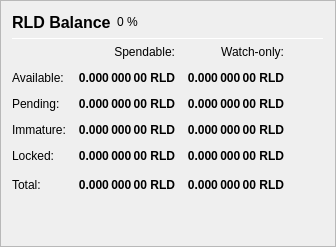
                   <widget class="QFrame" name="frame_Balances">
                    <property name="frameShape">
                     <enum>QFrame::StyledPanel</enum>
                    </property>
                    <property name="frameShadow">
                     <enum>QFrame::Raised</enum>
                    </property>
                    <layout class="QVBoxLayout" name="verticalLayout_4">
                     <item>
                      <layout class="QHBoxLayout" name="horizontalLayout_4">
                       <item>
                        <widget class="QLabel" name="label_5">
                         <property name="minimumSize">
                          <size>
                           <width>0</width>
                           <height>20</height>
                          </size>
                         </property>
                         <property name="font">
                          <font>
                           <pointsize>12</pointsize>
                           <weight>75</weight>
                           <bold>true</bold>
                          </font>
                         </property>
                         <property name="text">
                          <string>RLD Balance</string>
                         </property>
                        </widget>
                       </item>
                       <item>
                        <widget class="QLabel" name="labelRLDPercent">
                         <property name="text">
                          <string notr="true">0 %</string>
                         </property>
                        </widget>
                       </item>
                       <item>
                        <spacer name="horizontalSpacer_3">
                         <property name="orientation">
                          <enum>Qt::Horizontal</enum>
                         </property>
                         <property name="sizeHint" stdset="0">
                          <size>
                           <width>40</width>
                           <height>20</height>
                          </size>
                         </property>
                        </spacer>
                       </item>
                      </layout>
                     </item>
                     <item>
                      <widget class="Line" name="line_Balance">
                       <property name="minimumSize">
                        <size>
                         <width>0</width>
                         <height>1</height>
                        </size>
                       </property>
                       <property name="maximumSize">
                        <size>
                         <width>16777215</width>
                         <height>1</height>
                        </size>
                       </property>
                       <property name="orientation">
                        <enum>Qt::Horizontal</enum>
                       </property>
                      </widget>
                     </item>
                     <item>
                      <layout class="QGridLayout" name="gridLayout">
                       <property name="spacing">
                        <number>12</number>
                       </property>
                       <item row="0" column="1">
                        <widget class="QLabel" name="labelSpendable">
                         <property name="text">
                          <string>Spendable:</string>
                         </property>
                         <property name="alignment">
                          <set>Qt::AlignRight|Qt::AlignTrailing|Qt::AlignVCenter</set>
                         </property>
                        </widget>
                       </item>
                       <item row="0" column="2">
                        <widget class="QLabel" name="labelWatchonly">
                         <property name="text">
                          <string>Watch-only:</string>
                         </property>
                         <property name="alignment">
                          <set>Qt::AlignRight|Qt::AlignTrailing|Qt::AlignVCenter</set>
                         </property>
                        </widget>
                       </item>
                       <item row="1" column="0">
                        <widget class="QLabel" name="labelBalanceText">
                         <property name="text">
                          <string>Available:</string>
                         </property>
                        </widget>
                       </item>
                       <item row="1" column="1">
                        <widget class="QLabel" name="labelBalance">
                         <property name="font">
                          <font>
                           <weight>75</weight>
                           <bold>true</bold>
                          </font>
                         </property>
                         <property name="cursor">
                          <cursorShape>IBeamCursor</cursorShape>
                         </property>
                         <property name="toolTip">
                          <string>Your current spendable balance</string>
                         </property>
                         <property name="text">
                          <string notr="true">0.000 000 00 RLD</string>
                         </property>
                         <property name="alignment">
                          <set>Qt::AlignRight|Qt::AlignTrailing|Qt::AlignVCenter</set>
                         </property>
                         <property name="textInteractionFlags">
                          <set>Qt::LinksAccessibleByMouse|Qt::TextSelectableByKeyboard|Qt::TextSelectableByMouse</set>
                         </property>
                        </widget>
                       </item>
                       <item row="1" column="2">
                        <widget class="QLabel" name="labelWatchAvailable">
                         <property name="font">
                          <font>
                           <weight>75</weight>
                           <bold>true</bold>
                          </font>
                         </property>
                         <property name="cursor">
                          <cursorShape>IBeamCursor</cursorShape>
                         </property>
                         <property name="toolTip">
                          <string>Your current balance in watch-only addresses</string>
                         </property>
                         <property name="text">
                          <string notr="true">0.000 000 00 RLD</string>
                         </property>
                         <property name="alignment">
                          <set>Qt::AlignRight|Qt::AlignTrailing|Qt::AlignVCenter</set>
                         </property>
                         <property name="textInteractionFlags">
                          <set>Qt::LinksAccessibleByMouse|Qt::TextSelectableByKeyboard|Qt::TextSelectableByMouse</set>
                         </property>
                        </widget>
                       </item>
                       <item row="2" column="0">
                        <widget class="QLabel" name="labelPendingText">
                         <property name="text">
                          <string>Pending:</string>
                         </property>
                        </widget>
                       </item>
                       <item row="2" column="1">
                        <widget class="QLabel" name="labelUnconfirmed">
                         <property name="font">
                          <font>
                           <weight>75</weight>
                           <bold>true</bold>
                          </font>
                         </property>
                         <property name="cursor">
                          <cursorShape>IBeamCursor</cursorShape>
                         </property>
                         <property name="toolTip">
                          <string>Total of transactions that have yet to be confirmed, and do not yet count toward the spendable balance</string>
                         </property>
                         <property name="text">
                          <string notr="true">0.000 000 00 RLD</string>
                         </property>
                         <property name="alignment">
                          <set>Qt::AlignRight|Qt::AlignTrailing|Qt::AlignVCenter</set>
                         </property>
                         <property name="textInteractionFlags">
                          <set>Qt::LinksAccessibleByMouse|Qt::TextSelectableByKeyboard|Qt::TextSelectableByMouse</set>
                         </property>
                        </widget>
                       </item>
                       <item row="2" column="2">
                        <widget class="QLabel" name="labelWatchPending">
                         <property name="font">
                          <font>
                           <weight>75</weight>
                           <bold>true</bold>
                          </font>
                         </property>
                         <property name="cursor">
                          <cursorShape>IBeamCursor</cursorShape>
                         </property>
                         <property name="toolTip">
                          <string>Unconfirmed transactions to watch-only addresses</string>
                         </property>
                         <property name="text">
                          <string notr="true">0.000 000 00 RLD</string>
                         </property>
                         <property name="alignment">
                          <set>Qt::AlignRight|Qt::AlignTrailing|Qt::AlignVCenter</set>
                         </property>
                         <property name="textInteractionFlags">
                          <set>Qt::LinksAccessibleByMouse|Qt::TextSelectableByKeyboard|Qt::TextSelectableByMouse</set>
                         </property>
                        </widget>
                       </item>
                       <item row="3" column="0">
                        <widget class="QLabel" name="labelImmatureText">
                         <property name="text">
                          <string>Immature:</string>
                         </property>
                        </widget>
                       </item>
                       <item row="3" column="1">
                        <widget class="QLabel" name="labelImmature">
                         <property name="font">
                          <font>
                           <weight>75</weight>
                           <bold>true</bold>
                          </font>
                         </property>
                         <property name="cursor">
                          <cursorShape>IBeamCursor</cursorShape>
                         </property>
                         <property name="toolTip">
                          <string>Staked or masternode rewards that has not yet matured</string>
                         </property>
                         <property name="text">
                          <string notr="true">0.000 000 00 RLD</string>
                         </property>
                         <property name="alignment">
                          <set>Qt::AlignRight|Qt::AlignTrailing|Qt::AlignVCenter</set>
                         </property>
                         <property name="textInteractionFlags">
                          <set>Qt::LinksAccessibleByMouse|Qt::TextSelectableByKeyboard|Qt::TextSelectableByMouse</set>
                         </property>
                        </widget>
                       </item>
                       <item row="3" column="2">
                        <widget class="QLabel" name="labelWatchImmature">
                         <property name="font">
                          <font>
                           <weight>75</weight>
                           <bold>true</bold>
                          </font>
                         </property>
                         <property name="cursor">
                          <cursorShape>IBeamCursor</cursorShape>
                         </property>
                         <property name="toolTip">
                          <string>Staked or masternode rewards in watch-only addresses that has not yet matured</string>
                         </property>
                         <property name="text">
                          <string notr="true">0.000 000 00 RLD</string>
                         </property>
                         <property name="alignment">
                          <set>Qt::AlignRight|Qt::AlignTrailing|Qt::AlignVCenter</set>
                         </property>
                         <property name="textInteractionFlags">
                          <set>Qt::LinksAccessibleByMouse|Qt::TextSelectableByKeyboard|Qt::TextSelectableByMouse</set>
                         </property>
                        </widget>
                       </item>
                       <item row="4" column="0">
                        <widget class="QLabel" name="labelLockedBalanceText">
                         <property name="toolTip">
                          <string>Locked RLD or Masternode collaterals. These are excluded from zRLD minting.</string>
                         </property>
                         <property name="text">
                          <string>Locked:</string>
                         </property>
                        </widget>
                       </item>
                       <item row="4" column="1">
                        <widget class="QLabel" name="labelLockedBalance">
                         <property name="font">
                          <font>
                           <weight>75</weight>
                           <bold>true</bold>
                          </font>
                         </property>
                         <property name="cursor">
                          <cursorShape>IBeamCursor</cursorShape>
                         </property>
                         <property name="toolTip">
                          <string>Locked RLD or Masternode collaterals. These are excluded from zRLD minting.</string>
                         </property>
                         <property name="text">
                          <string notr="true">0.000 000 00 RLD</string>
                         </property>
                         <property name="alignment">
                          <set>Qt::AlignRight|Qt::AlignTrailing|Qt::AlignVCenter</set>
                         </property>
                         <property name="textInteractionFlags">
                          <set>Qt::LinksAccessibleByMouse|Qt::TextSelectableByKeyboard|Qt::TextSelectableByMouse</set>
                         </property>
                        </widget>
                       </item>
                       <item row="4" column="2">
                        <widget class="QLabel" name="labelWatchLocked">
                         <property name="font">
                          <font>
                           <weight>75</weight>
                           <bold>true</bold>
                          </font>
                         </property>
                         <property name="cursor">
                          <cursorShape>IBeamCursor</cursorShape>
                         </property>
                         <property name="toolTip">
                          <string>Current locked balance in watch-only addresses</string>
                         </property>
                         <property name="text">
                          <string notr="true">0.000 000 00 RLD</string>
                         </property>
                         <property name="alignment">
                          <set>Qt::AlignRight|Qt::AlignTrailing|Qt::AlignVCenter</set>
                         </property>
                         <property name="textInteractionFlags">
                          <set>Qt::LinksAccessibleByMouse|Qt::TextSelectableByKeyboard|Qt::TextSelectableByMouse</set>
                         </property>
                        </widget>
                       </item>
                       <item row="5" column="0">
                        <widget class="QLabel" name="labelTotalText">
                         <property name="toolTip">
                          <string>Your current RLD balance, unconfirmed and immature transactions included</string>
                         </property>
                         <property name="text">
                          <string>Total:</string>
                         </property>
                        </widget>
                       </item>
                       <item row="5" column="1">
                        <widget class="QLabel" name="labelTotal">
                         <property name="font">
                          <font>
                           <weight>75</weight>
                           <bold>true</bold>
                          </font>
                         </property>
                         <property name="cursor">
                          <cursorShape>IBeamCursor</cursorShape>
                         </property>
                         <property name="toolTip">
                          <string>Your current RLD balance, unconfirmed and immature transactions included</string>
                         </property>
                         <property name="text">
                          <string notr="true">0.000 000 00 RLD</string>
                         </property>
                         <property name="alignment">
                          <set>Qt::AlignRight|Qt::AlignTrailing|Qt::AlignVCenter</set>
                         </property>
                         <property name="textInteractionFlags">
                          <set>Qt::LinksAccessibleByMouse|Qt::TextSelectableByKeyboard|Qt::TextSelectableByMouse</set>
                         </property>
                        </widget>
                       </item>
                       <item row="5" column="2">
                        <widget class="QLabel" name="labelWatchTotal">
                         <property name="font">
                          <font>
                           <weight>75</weight>
                           <bold>true</bold>
                          </font>
                         </property>
                         <property name="cursor">
                          <cursorShape>IBeamCursor</cursorShape>
                         </property>
                         <property name="toolTip">
                          <string>Current total balance in watch-only addresses</string>
                         </property>
                         <property name="text">
                          <string notr="true">0.000 000 00 RLD</string>
                         </property>
                         <property name="alignment">
                          <set>Qt::AlignRight|Qt::AlignTrailing|Qt::AlignVCenter</set>
                         </property>
                         <property name="textInteractionFlags">
                          <set>Qt::LinksAccessibleByMouse|Qt::TextSelectableByKeyboard|Qt::TextSelectableByMouse</set>
                         </property>
                        </widget>
                       </item>
                       <item row="5" column="3">
                        <spacer name="horizontalSpacer_9">
                         <property name="orientation">
                          <enum>Qt::Horizontal</enum>
                         </property>
                         <property name="sizeHint" stdset="0">
                          <size>
                           <width>40</width>
                           <height>20</height>
                          </size>
                         </property>
                        </spacer>
                       </item>
                      </layout>
                     </item>
                     <item>
                      <spacer name="verticalSpacer_3">
                       <property name="orientation">
                        <enum>Qt::Vertical</enum>
                       </property>
                       <property name="sizeHint" stdset="0">
                        <size>
                         <width>20</width>
                         <height>40</height>
                        </size>
                       </property>
                      </spacer>
                     </item>
                    </layout>
                   </widget>
